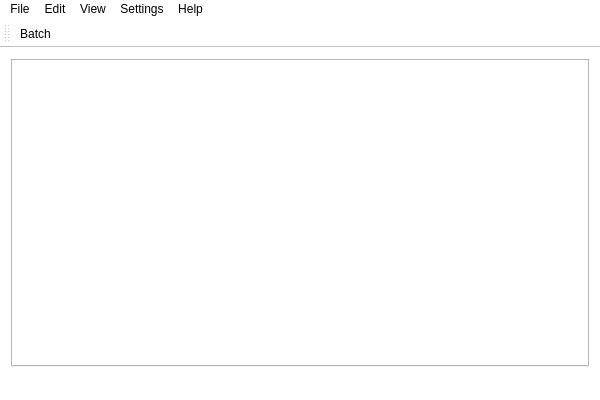
<?xml version="1.0" encoding="UTF-8"?>
<ui version="4.0">
 <class>BatchShellClass</class>
 <widget class="QMainWindow" name="BatchShellClass">
  <property name="geometry">
   <rect>
    <x>0</x>
    <y>0</y>
    <width>600</width>
    <height>400</height>
   </rect>
  </property>
  <property name="windowTitle">
   <string>BatchShell</string>
  </property>
  <property name="styleSheet">
   <string notr="true">background-color:white;</string>
  </property>
  <widget class="QWidget" name="centralWidget">
   <layout class="QVBoxLayout" name="verticalLayout">
    <item>
     <widget class="QTabWidget" name="tabWidget"/>
    </item>
   </layout>
  </widget>
  <widget class="QMenuBar" name="menuBar">
   <property name="geometry">
    <rect>
     <x>0</x>
     <y>0</y>
     <width>600</width>
     <height>21</height>
    </rect>
   </property>
   <widget class="QMenu" name="menuFile">
    <property name="title">
     <string>File</string>
    </property>
   </widget>
   <widget class="QMenu" name="menuEdit">
    <property name="title">
     <string>Edit</string>
    </property>
   </widget>
   <widget class="QMenu" name="menuView">
    <property name="title">
     <string>View</string>
    </property>
   </widget>
   <widget class="QMenu" name="menuSettings">
    <property name="title">
     <string>Settings</string>
    </property>
   </widget>
   <widget class="QMenu" name="menuHelp">
    <property name="title">
     <string>Help</string>
    </property>
   </widget>
   <addaction name="menuFile"/>
   <addaction name="menuEdit"/>
   <addaction name="menuView"/>
   <addaction name="menuSettings"/>
   <addaction name="menuHelp"/>
  </widget>
  <widget class="QToolBar" name="mainToolBar">
   <attribute name="toolBarArea">
    <enum>TopToolBarArea</enum>
   </attribute>
   <attribute name="toolBarBreak">
    <bool>false</bool>
   </attribute>
   <addaction name="actionBatch"/>
  </widget>
  <widget class="QStatusBar" name="statusBar"/>
  <action name="actionBatch">
   <property name="icon">
    <iconset resource="BatchShell.qrc">
     <normaloff>:/BatchShell/cmd.png</normaloff>:/BatchShell/cmd.png</iconset>
   </property>
   <property name="text">
    <string>Batch</string>
   </property>
  </action>
 </widget>
 <layoutdefault spacing="6" margin="11"/>
 <resources>
  <include location="BatchShell.qrc"/>
 </resources>
 <connections/>
</ui>
